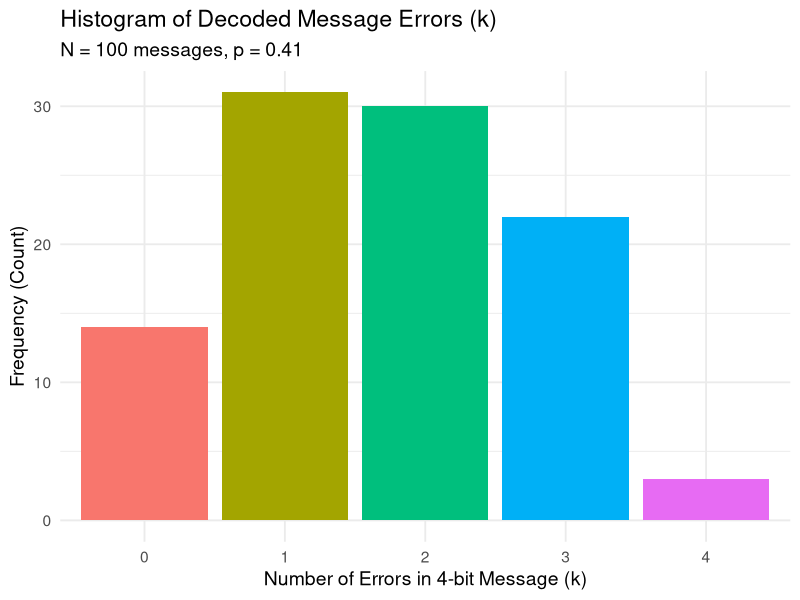
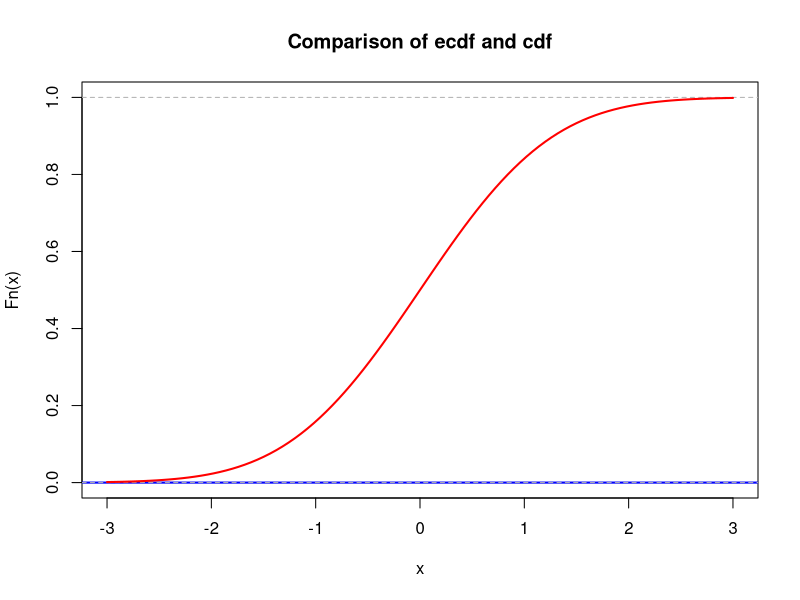
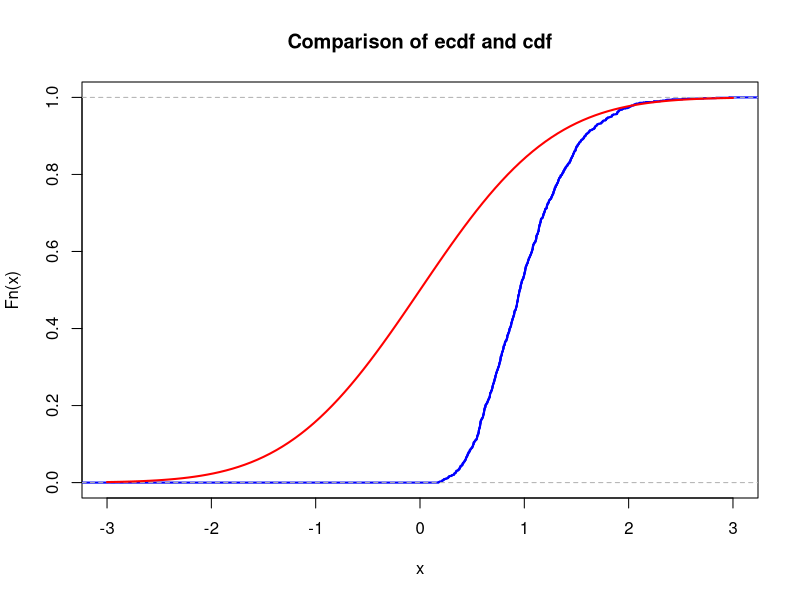
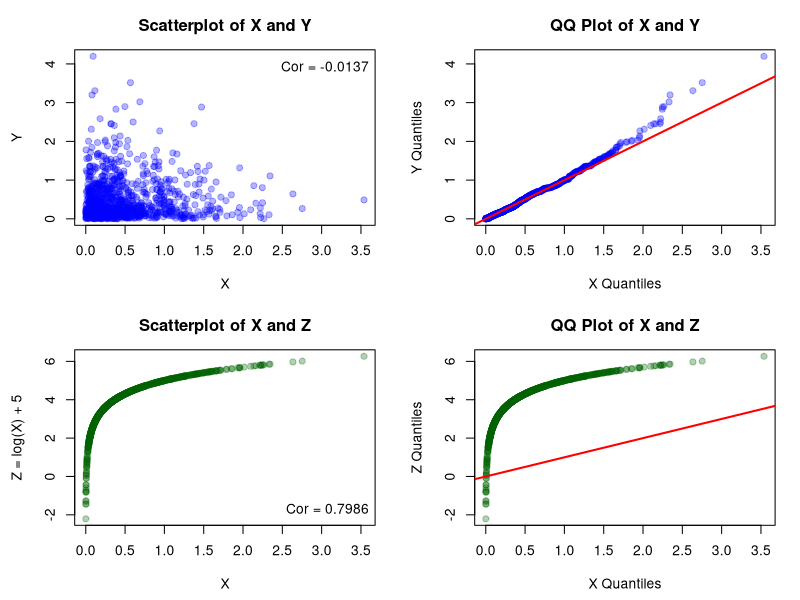

The R script that drew these images, in order:
## ---- chunk 1
# your team id number 
id <- 41                   ### 40 + team number (1) = 41, as Maksym Zhuk suggested

set.seed(id)
p <- id/100
# matrices G and H
G <- matrix(c(1, 1, 1, 0, 0, 0, 0,
		1, 0, 0, 1, 1, 0, 0,
		0, 1, 0, 1, 0, 1, 0,
		1, 1, 0, 1, 0, 0, 1), nrow = 4, byrow = TRUE)
H <- t(matrix(c(1, 0, 1, 0, 1, 0, 1,
		0, 1, 1, 0, 0, 1, 1,
		0, 0, 0, 1, 1, 1, 1), nrow = 3, byrow = TRUE))
# cat("The matrix G is: \n") 
#G  
#cat("The matrix H is: \n") 
#H
#cat("The product GH must be zero: \n")
#(G%*%H) %%2
## ---- chunk 2
# generate N messages
set.seed(id)
message_generator <- function(N) {
  matrix(sample(c(0,1), 4*N, replace = TRUE), nrow = N)
}

N = 100

messages <- message_generator(N)
codewords <- (messages %*% G) %% 2
## ---- chunk 3
set.seed(id)
errors <- matrix(rbinom(N * 7, size = 1, prob = p), nrow = N)
received <- (codewords + errors) %% 2
## ---- chunk 4
syndrome_vector <- (received %*% H) %% 2

errors_positions <- syndrome_vector[, 1] + 
                   2 * syndrome_vector[, 2] + 
                   4 * syndrome_vector[, 3]

corrected <- received

index_matrix <- cbind(which(errors_positions > 0), 
                      errors_positions[which(errors_positions > 0)])

corrected[index_matrix] <- (corrected[index_matrix] + 1) %% 2
## ---- chunk 5
message_restored <- corrected[, c(3, 5, 6, 7)]

errors_per_row <- rowSums(abs(messages - message_restored))

num_correct_messages <- sum(errors_per_row == 0)

p_hat <- num_correct_messages / N

print(paste("Total messages simulated (N):", N))
print(paste("Total messages correctly restored:", num_correct_messages))
print(paste("Estimated probability (p-hat) of correct transmission:", p_hat))
## ---- chunk 6
N_bound = p_hat*(1-p_hat) * (1.96/0.03)^2
print(paste("N >=", N_bound))
## ---- chunk 7
library(ggplot2)

errors_factor <- factor(errors_per_row, levels = 0:4)

plot_data <- data.frame(errors = errors_factor)

ggplot(plot_data, aes(x = errors, fill = errors)) +
  geom_bar(show.legend = FALSE) +
  scale_y_continuous(labels = scales::comma) + # Format y-axis labels
  labs(
    title = paste("Histogram of Decoded Message Errors (k)"),
    subtitle = paste("N =", format(N, scientific = FALSE), "messages, p =", p),
    x = "Number of Errors in 4-bit Message (k)",
    y = "Frequency (Count)"
  ) +
  theme_minimal(base_size = 14)
## ---- chunk 8
lambda <- 1  # change this!
N <- 100     # change this!
mu <- N * lambda
K <- 1e3
n <- 5
sample_means <- colMeans(matrix(rpois(n*K, lambda = mu), nrow=n))
## ---- chunk 9
mu <- 0       # change this!
sigma <- 1    # change this!
## ---- chunk 10
xlims <- c(mu-3*sigma,mu+3*sigma)
Fs <- ecdf(sample_means)
plot(Fs, 
     xlim = xlims, 
     ylim = c(0,1),
     col = "blue",
     lwd = 2,
     main = "Comparison of ecdf and cdf")
curve(pnorm(x, mean = mu, sd = sigma), col = "red", lwd = 2, add = TRUE)
## ---- chunk 11
nu1 <- 1  # change this!
K <- 1e3
n <- 5
sample_means <- colMeans(matrix(rexp(n*K, rate = nu1), nrow=n))
## ---- chunk 12
mu <- 0       # change this!
sigma <- 1    # change this!
## ---- chunk 13
xlims <- c(mu-3*sigma,mu+3*sigma)
Fs <- ecdf(sample_means)
plot(Fs, 
     xlim = xlims, 
     col = "blue",
     lwd = 2,
     main = "Comparison of ecdf and cdf")
curve(pnorm(x, mean = mu, sd = sigma), col = "red", lwd = 2, add = TRUE)
## ---- chunk 14
    mu <- id
    sigma <- sqrt(2*id+7)
    N <- 100
    
    # YOUR CODE HERE
    x_vals <- rnorm(N, mean = mu, sd = sigma)
    y_vals <- 1 / x_vals
    
    mean_x <- mean(x_vals)
    val1 <- 1 / mean_x
    
    val2 <- mean(y_vals)
    
    print(paste("μ =", mu, "and σ^2 =", sigma^2))
    print(paste("1 / X_bar (1/mean(X)):", val1))
    print(paste("Y_bar (mean(Y) or mean(1/X)):", val2))
## ---- chunk 15
    # YOUR CODE HERE
    N <- 1000
    lambda <- 2
    set.seed(id)

    x <- rexp(N, rate = lambda)
    y <- rexp(N, rate = lambda)

    z <- log(x) + 5

    par(mfrow = c(2, 2), mar = c(4.5, 4.5, 3, 1.5))

    plot(x, y, main = "Scatterplot of X and Y",
         xlab = "X", ylab = "Y",
         pch = 19, col = alpha("blue", 0.3))
    cor_xy <- cor(x, y)
    legend("topright", legend = paste("Cor =", round(cor_xy, 4)), bty = "n")

    qqplot(x, y, main = "QQ Plot of X and Y",
           xlab = "X Quantiles", ylab = "Y Quantiles",
           pch = 19, col = alpha("blue", 0.3))
    abline(0, 1, col = "red", lwd = 2)
    
    plot(x, z, main = "Scatterplot of X and Z",
         xlab = "X", ylab = "Z = log(X) + 5",
         pch = 19, col = alpha("darkgreen", 0.3))
    cor_xz <- cor(x, z)
    legend("bottomright", legend = paste("Cor =", round(cor_xz, 4)), bty = "n")
    
    qqplot(x, z, main = "QQ Plot of X and Z",
           xlab = "X Quantiles", ylab = "Z Quantiles",
           pch = 19, col = alpha("darkgreen", 0.3))
    abline(0, 1, col = "red", lwd = 2)
  
    par(mfrow = c(1, 1))
## ---- chunk 16
    n_trials <- 3
    p_success <- 0.5
    N <- 100
    set.seed(id)

    x_realizations <- rbinom(N, size = n_trials, prob = p_success)

    sample_mean_x <- mean(x_realizations)
    sample_variance_x <- var(x_realizations) # uses the same formula Var(x) = sum((xi-mean)^2)/(n-1)

    print(paste("Theoretical E(X):", 1.5))
    print(paste("Sample Mean (X-bar):", sample_mean_x))
    
    print(paste("Theoretical Var(X):", 0.75))
    print(paste("Sample Variance (s^2):", sample_variance_x))
## ---- chunk 17
    N = 100000
    set.seed(id)
    x_realizations <- rbinom(N, size = n_trials, prob = p_success)

    sample_mean <- mean(x_realizations)
    sample_variance <- var(x_realizations) # uses the same formula Var(x) = sum((xi-mean)^2)/(n-1)

    print(paste("Theoretical E(X):", 1.5))
    print(paste("Sample Mean (X-bar):", sample_mean))
    
    print(paste("Theoretical Var(X):", 0.75))
    print(paste("Sample Variance (s^2):", sample_variance))
## ---- chunk 18
    # YOUR CODE HERE
    n_trials <- 3
    p_success <- 0.5
    N <- 100
    set.seed(id)

    x_realizations <- rbinom(N, size = n_trials, prob = p_success)
    
    y_realizations <- 0.5 * x_realizations - 1
    
    sample_mean_y <- mean(y_realizations)
    
    sample_variance_y <- var(y_realizations)
    
    print(paste("Theoretical E(Y):", -0.25))
    print(paste("Sample Mean (Y-bar):", sample_mean_y))
    
    print(paste("Theoretical Var(Y):", 0.1875))
    print(paste("Sample Variance (s^2):", sample_variance_y))
## ---- chunk 19
    transfomed_y_mean = 0.5*sample_mean_x - 1
    transformed_y_variance = 0.25*sample_variance_x
    
    print(paste("Sample mean y calculated:", sample_mean_y))
    print(paste("Sample mean y transformed:", transfomed_y_mean))
    print(paste("Sample variance y calculated:", sample_variance_y))
    print(paste("Sample mean y transformed:", transformed_y_variance))
